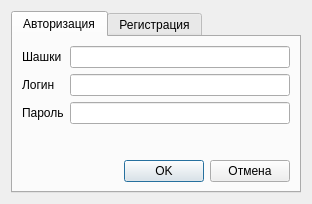
<?xml version="1.0" encoding="UTF-8"?>
<ui version="4.0">
 <class>Dialog</class>
 <widget class="QDialog" name="Dialog">
  <property name="geometry">
   <rect>
    <x>0</x>
    <y>0</y>
    <width>312</width>
    <height>200</height>
   </rect>
  </property>
  <property name="windowTitle">
   <string>Dialog</string>
  </property>
  <layout class="QVBoxLayout" name="verticalLayout">
   <item>
    <widget class="QTabWidget" name="tab_widget">
     <property name="currentIndex">
      <number>0</number>
     </property>
     <widget class="QWidget" name="tab_auth">
      <attribute name="title">
       <string>Авторизация</string>
      </attribute>
      <layout class="QVBoxLayout" name="verticalLayout_2">
       <item>
        <layout class="QFormLayout" name="form_layout_auth">
         <item row="0" column="0">
          <widget class="QLabel" name="label_checkers_auth">
           <property name="text">
            <string>Шашки</string>
           </property>
          </widget>
         </item>
         <item row="0" column="1">
          <widget class="QLineEdit" name="line_edit_checkers_auth">
           <property name="readOnly">
            <bool>true</bool>
           </property>
          </widget>
         </item>
         <item row="1" column="0">
          <widget class="QLabel" name="label_name_auth">
           <property name="text">
            <string>Логин</string>
           </property>
          </widget>
         </item>
         <item row="1" column="1">
          <widget class="QLineEdit" name="line_edit_name_auth"/>
         </item>
         <item row="2" column="0">
          <widget class="QLabel" name="label_password_auth">
           <property name="text">
            <string>Пароль</string>
           </property>
          </widget>
         </item>
         <item row="2" column="1">
          <widget class="QLineEdit" name="line_edit_password_auth">
           <property name="echoMode">
            <enum>QLineEdit::Password</enum>
           </property>
          </widget>
         </item>
        </layout>
       </item>
       <item>
        <spacer name="vertical_spacer_auth">
         <property name="orientation">
          <enum>Qt::Vertical</enum>
         </property>
         <property name="sizeHint" stdset="0">
          <size>
           <width>20</width>
           <height>40</height>
          </size>
         </property>
        </spacer>
       </item>
       <item>
        <layout class="QHBoxLayout" name="horizonta_layout_auth">
         <item>
          <spacer name="horizontal_spacer_auth">
           <property name="orientation">
            <enum>Qt::Horizontal</enum>
           </property>
           <property name="sizeHint" stdset="0">
            <size>
             <width>40</width>
             <height>20</height>
            </size>
           </property>
          </spacer>
         </item>
         <item>
          <widget class="QPushButton" name="button_ok_auth">
           <property name="text">
            <string>OK</string>
           </property>
          </widget>
         </item>
         <item>
          <widget class="QPushButton" name="button_cancel_auth">
           <property name="text">
            <string>Отмена</string>
           </property>
          </widget>
         </item>
        </layout>
       </item>
      </layout>
     </widget>
     <widget class="QWidget" name="tab_reg">
      <attribute name="title">
       <string>Регистрация</string>
      </attribute>
      <layout class="QVBoxLayout" name="verticalLayout_3">
       <item>
        <layout class="QFormLayout" name="form_layout_reg">
         <item row="1" column="1">
          <widget class="QLineEdit" name="line_edit_name_reg"/>
         </item>
         <item row="0" column="1">
          <widget class="QLineEdit" name="line_edit_checkers_reg">
           <property name="readOnly">
            <bool>true</bool>
           </property>
          </widget>
         </item>
         <item row="0" column="0">
          <widget class="QLabel" name="label_checkers_reg">
           <property name="text">
            <string>Шашки</string>
           </property>
          </widget>
         </item>
         <item row="1" column="0">
          <widget class="QLabel" name="label_name_reg">
           <property name="text">
            <string>Логин</string>
           </property>
          </widget>
         </item>
         <item row="2" column="0">
          <widget class="QLabel" name="label_password_reg">
           <property name="text">
            <string>Пароль</string>
           </property>
          </widget>
         </item>
         <item row="2" column="1">
          <widget class="QLineEdit" name="line_edit_password_reg">
           <property name="echoMode">
            <enum>QLineEdit::Password</enum>
           </property>
          </widget>
         </item>
         <item row="3" column="1">
          <widget class="QLineEdit" name="line_edit_password_again_reg">
           <property name="echoMode">
            <enum>QLineEdit::Password</enum>
           </property>
          </widget>
         </item>
         <item row="3" column="0">
          <widget class="QLabel" name="label_password_again_reg">
           <property name="text">
            <string>Повторите пароль</string>
           </property>
          </widget>
         </item>
        </layout>
       </item>
       <item>
        <spacer name="vertical_spacer_reg">
         <property name="orientation">
          <enum>Qt::Vertical</enum>
         </property>
         <property name="sizeHint" stdset="0">
          <size>
           <width>20</width>
           <height>40</height>
          </size>
         </property>
        </spacer>
       </item>
       <item>
        <layout class="QHBoxLayout" name="horizontal_layout_reg">
         <item>
          <spacer name="horizontal_spacer_reg">
           <property name="orientation">
            <enum>Qt::Horizontal</enum>
           </property>
           <property name="sizeHint" stdset="0">
            <size>
             <width>40</width>
             <height>20</height>
            </size>
           </property>
          </spacer>
         </item>
         <item>
          <widget class="QPushButton" name="button_ok_reg">
           <property name="text">
            <string>OK</string>
           </property>
          </widget>
         </item>
         <item>
          <widget class="QPushButton" name="button_cancel_reg">
           <property name="text">
            <string>Отмена</string>
           </property>
          </widget>
         </item>
        </layout>
       </item>
      </layout>
     </widget>
    </widget>
   </item>
  </layout>
 </widget>
 <resources/>
 <connections/>
</ui>
